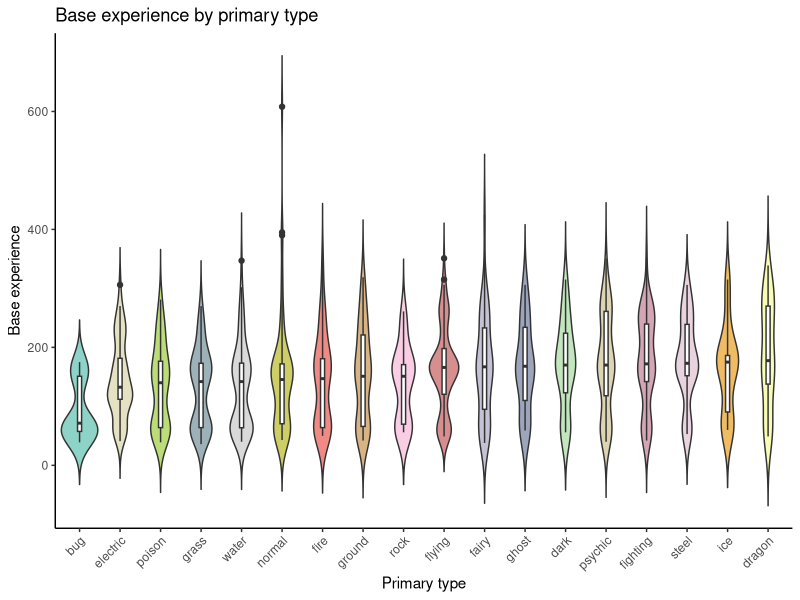
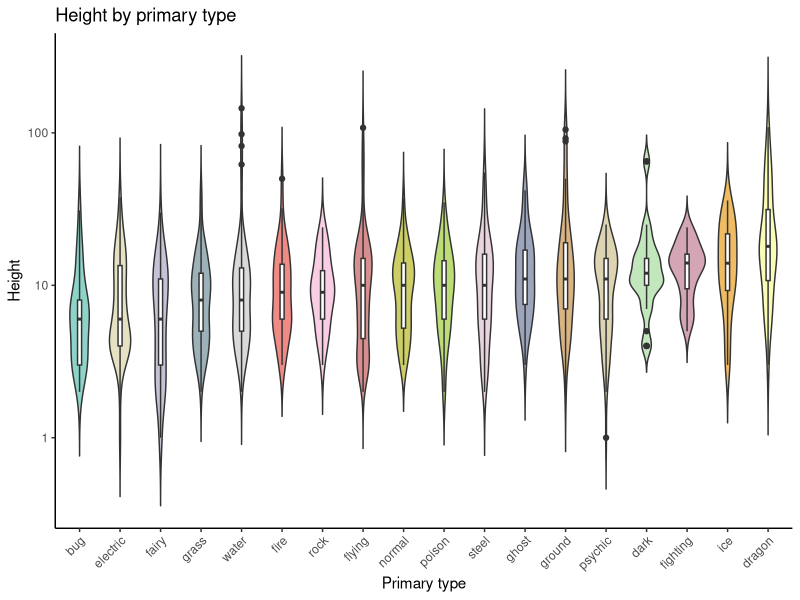
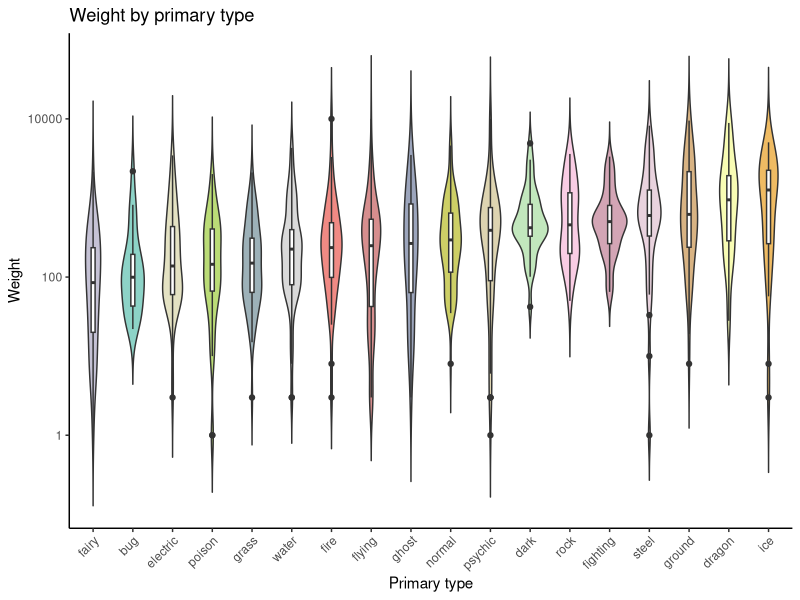
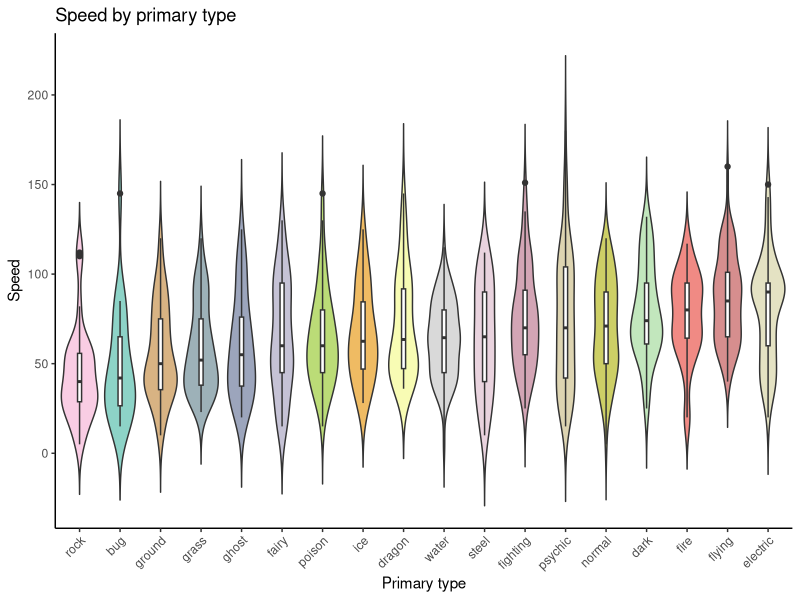
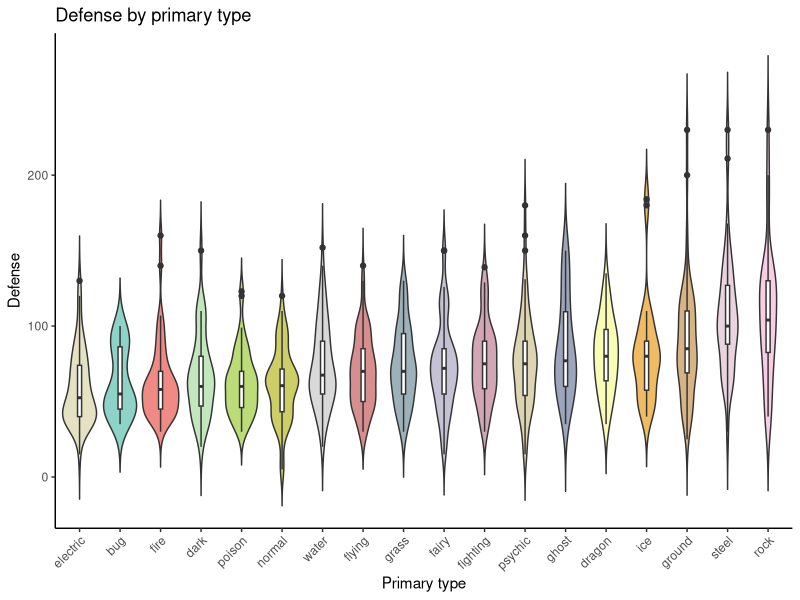
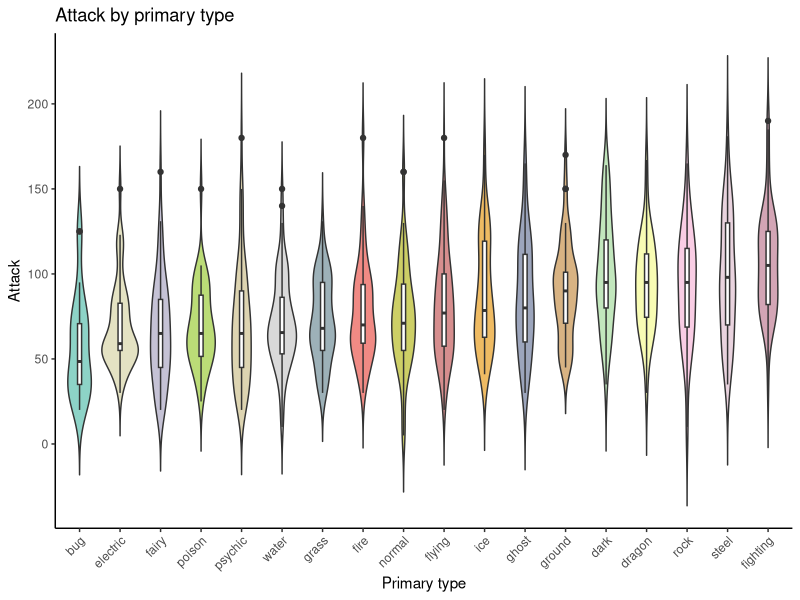
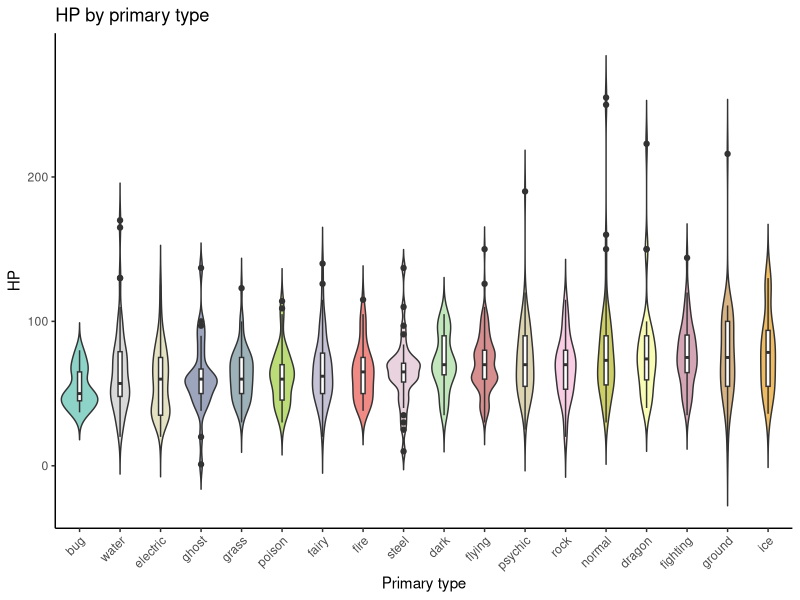
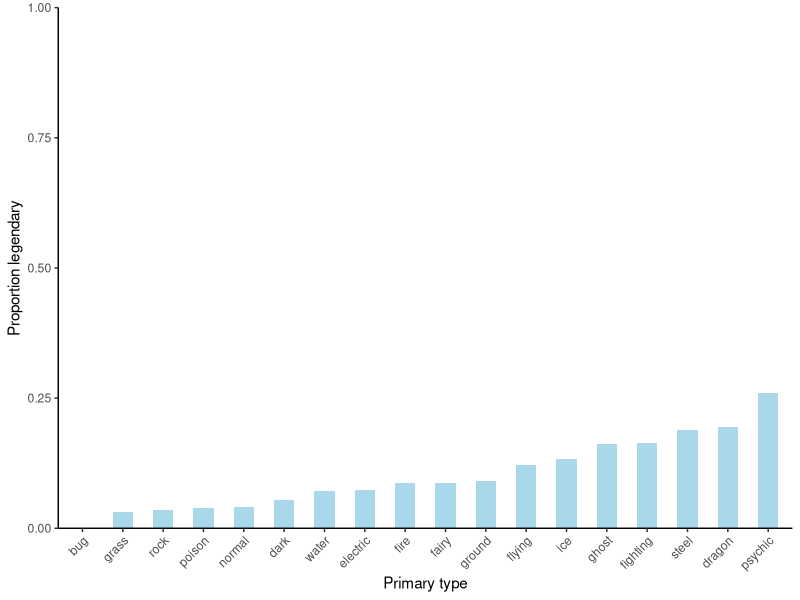

R code for these plots, in order:
## ---- chunk 1
knitr::opts_chunk$set(error=TRUE, fig.height=8, fig.width=12, warning = F, message = F, cache = TRUE)
## ---- chunk 2
library(GGally)
library(ggplot2)
library(RColorBrewer)
require(plyr)

## ---- chunk 3
pokemons_df <- read.csv("../data/processed/pokemons.csv")
pokemons_df$legendary <- mapvalues(pokemons_df$is_legendary, 
          from=c(TRUE,FALSE), 
          to=c("Legendary","Normal"))

pokemons_df$log_height <- log10(pokemons_df$height)
pokemons_df$log_weight <- log10(pokemons_df$weight)

head(pokemons_df)
## ---- chunk 4
plot_by_primary <- function(var,var_name){
  colourCount = length(unique(pokemons_df$type_primary))
  getPalette = colorRampPalette(brewer.pal(9, "Set3"))
  
  bymedian <- reorder(pokemons_df$type_primary, pokemons_df[,var], median)
  
  plt <- ggplot(pokemons_df, aes_string(x=bymedian, y=var, fill="type_primary")) + 
    geom_violin(trim=FALSE)+
    geom_boxplot(width=0.1, fill="white")+
    labs(title=paste(var_name,"by primary type"),x="Primary type", y = var_name) +
    scale_fill_manual(values = getPalette(colourCount)) +
    theme_classic() + 
    theme(axis.text.x = element_text(angle = 45, hjust = 1),legend.position = "none")
  
  return(plt)
}
## ---- chunk 5
plot_by_primary("base_experience","Base experience")
ggsave("../plots/base_experience_by_primary_type.pdf",scale=0.5)
## ---- chunk 6
plt <- plot_by_primary("height","Height")
plt + scale_y_continuous(trans='log10')
ggsave("../plots/height_by_primary_type.pdf",scale=0.5)
## ---- chunk 7
plt <- plot_by_primary("weight","Weight")
plt + scale_y_continuous(trans='log10')
ggsave("../plots/weight_by_primary_type.pdf",scale=0.5)
## ---- chunk 8
plot_by_primary("speed_base","Speed")
ggsave("../plots/speed_by_primary_type.pdf",scale=0.5)
## ---- chunk 9
plot_by_primary("defense_base","Defense")
ggsave("../plots/defense_by_primary_type.pdf",scale=0.5)
## ---- chunk 10
plot_by_primary("attack_base","Attack")
ggsave("../plots/attack_by_primary_type.pdf",scale=0.5)
## ---- chunk 11
plot_by_primary("hp_base","HP")
ggsave("../plots/hp_by_primary_type.pdf",scale=0.5)
## ---- chunk 12

bymedian <- reorder(pokemons_df$type_primary, pokemons_df$is_legendary, mean)
order <- factor(pokemons_df$legendary,levels=c("Normal","Legendary"))

ggplot(pokemons_df,aes(x = bymedian,fill = order)) + 
    geom_bar(position = "fill",width=0.5) + 
    scale_fill_manual(values=c("white", "#a8d8ea")) +
    theme_classic() + 
    ylim(0,1)+
    scale_y_continuous(expand = c(0,0)) +
    xlab("Primary type") +
    ylab("Proportion legendary") + 
    theme(axis.text.x = element_text(angle = 45, hjust = 1),legend.position = "none")

ggsave("../plots/legendary_by_type.pdf",scale=0.5)
## ---- chunk 13

library(gridExtra)

p <- list()

select_vars = c("log_height","log_weight", "base_experience","speed_base","defense_base","special.defense_base","attack_base","special.attack_base", "hp_base")
select_names = c("Height (log10)","Weight (log10)", "Experience","Speed", "Defense","Defense (special)", "Attack","Attack (special)", "HP")

order <- factor(pokemons_df$legendary,levels=c("Normal","Legendary"))

for (i in 1:length(select_vars)) {
  
  var <- select_vars[i]
  name <- select_names[i]
  
  p[[i]] <- ggplot(data=pokemons_df, aes_string(x=order, y=var)) +
            geom_boxplot(aes(fill=order),notch=TRUE) + guides(fill=FALSE) + 
            theme(axis.title.y = element_text(size=14)) +
            xlab("") + ylab(name) + 
            theme_classic() + 
            scale_fill_manual(values=c("#eaeaea", "#a8d8ea"))
}

plots <- do.call(grid.arrange, c(p, ncol=3))

ggsave("../plots/legendary_boxplots.pdf",plots,width=8,height=6)
## ---- chunk 14
corrs <- ggpairs(pokemons_df, mapping = aes(color = legendary), 
                      columns = c("base_experience","log_height","log_weight","speed_base","defense_base","attack_base","hp_base"), 
                      columnLabels = c("Base experience","Height (log10)","Weight (log10)","Speed","Defense","Attack","HP"),
                 method="spearman"
                 )

corrs <- corrs + theme_minimal()
ggsave("../plots/correlation_pairs.pdf",corrs,scale=0.5)
## ---- chunk 15
pdf('../plots/qqplots.pdf', width=10, height=5)

par(mfrow=c(2,4))

qqnorm(pokemons_df$height, pch = 1, frame = FALSE,main="Height")
qqline(pokemons_df$height, col = "steelblue", lwd = 2)

qqnorm(pokemons_df$weight, pch = 1, frame = FALSE,main="Weight")
qqline(pokemons_df$weight, col = "steelblue", lwd = 2)

qqnorm(pokemons_df$speed_base, pch = 1, frame = FALSE,main="Speed")
qqline(pokemons_df$speed_base, col = "steelblue", lwd = 2)

qqnorm(pokemons_df$defense_base, pch = 1, frame = FALSE,main="Defense")
qqline(pokemons_df$defense_base, col = "steelblue", lwd = 2)

qqnorm(pokemons_df$log_height, pch = 1, frame = FALSE,main="Height (log10)")
qqline(pokemons_df$log_height, col = "steelblue", lwd = 2)

qqnorm(pokemons_df$log_weight, pch = 1, frame = FALSE,main="Weight (log10)")
qqline(pokemons_df$log_weight, col = "steelblue", lwd = 2)

qqnorm(pokemons_df$attack_base, pch = 1, frame = FALSE,main="Attack")
qqline(pokemons_df$attack_base, col = "steelblue", lwd = 2)

qqnorm(pokemons_df$hp_base, pch = 1, frame = FALSE,main="HP")
qqline(pokemons_df$hp_base, col = "steelblue", lwd = 2)

dev.off()
